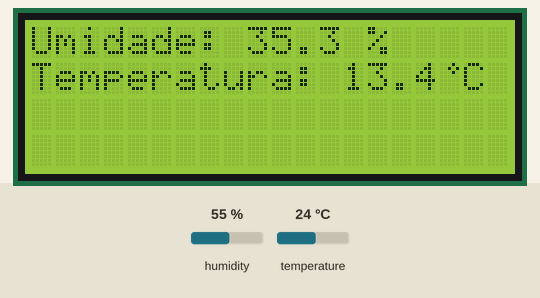
Recording of a sketch running on a simulated Arduino Uno, built with avr-gcc and run on an emulated ATmega328P. Parts: 20×4 character LCD. Inputs (shaded band) come from the test bench; at power-on: humidity 55 %, temperature 24 °C. What the sketch prints to the serial monitor is not drawn.

Above: at 1.2 s.
1.3 s: humidity set to 22 %
At 2.44 s:
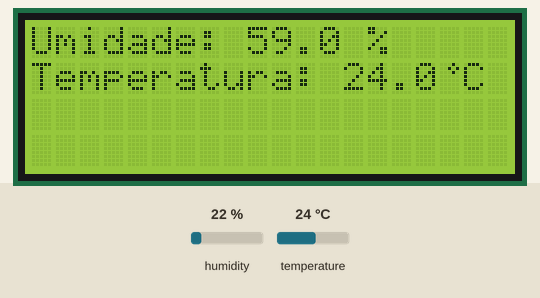
4.0 s: temperature set to 28 °C
At 6.5 s:
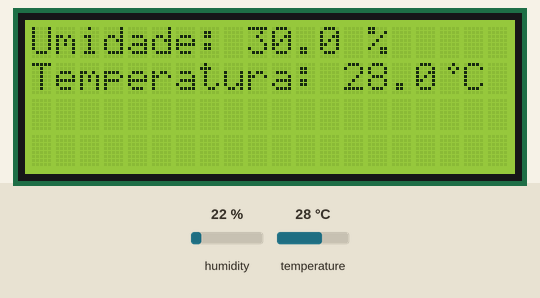
6.7 s: humidity set to 40 %
At 8.43 s:
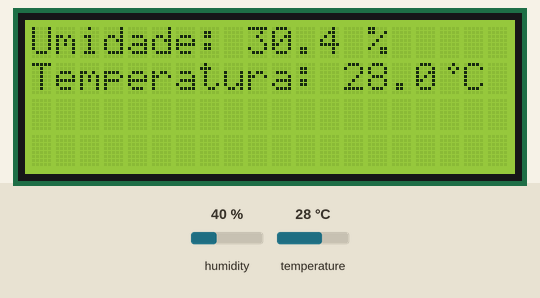
10.0 s: temperature set to 12 °C
At 13.2 s:
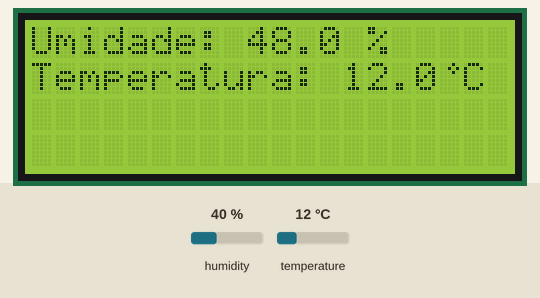
Timing chart, 0 to 13.7 s (numbered marks = the images above; inputs shaded):
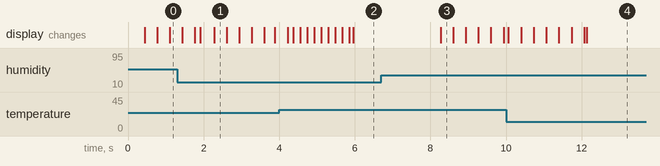

Measured:
- after the input at 4.0 s, the display: first changes after 0.22 s (image 2 shows a later state)
- after the input at 6.7 s, the display: changes after 1.6 s (image 3)
- after the input at 10.0 s, the display: first differs from a run without the input after 0.40 s (image 4 shows a later state)

The sketch:

Termometro_Media.ino
```cpp
#include <DHT.h>
#include <DHT_U.h>
#include <Wire.h>
#include <LiquidCrystal_I2C.h>

LiquidCrystal_I2C lcd(0x27,20,4);  // Criando um LCD de 20x4 no endereço 0x27


byte simboloGraus[8] = {
	0b00010,
	0b00101,
	0b00010,
	0b00000,
	0b00000,
	0b00000,
	0b00000,
	0b00000
};


#define DHTPIN A2
#define DHTTYPE DHT11
#define tv 50 //total de valores
DHT dht(DHTPIN,DHTTYPE);
float u,t; //declaração de umidade(id: 0) e temperatura(id: 1)
float sv[2][tv]; //declaração da temperatura e umidade salvas para media
float mu,mt; //declaração de valores de media

float mediamovel(float alvo, int idalvo);


void setup() {
  u = dht.readHumidity();
  t = dht.readTemperature();
  dht.begin();
  lcd.init();                 // Inicializando o LCD
  lcd.backlight();            // Ligando o BackLight do LCD
  Serial.begin(9600);
  lcd.createChar(0, simboloGraus);
}

void loop() {
    u = dht.readHumidity() +8;
    t = dht.readTemperature();
    mu = mediamovel(u,0);
    mt = mediamovel(t,1);
    Serial.println(mu);
    Serial.println(mt);
    lcd.setCursor(0,0);
    lcd.print("Umidade: ");
    lcd.setCursor(9,0);
    lcd.print(mu,1);
    lcd.print(" %");
    lcd.setCursor(0,1);
    lcd.print("Temperatura: ");
    lcd.setCursor(13,1);
    lcd.print(mt,1);
    //lcd.print(" ");
    lcd.write(byte(0));
    lcd.print("C");
}

float mediamovel(float alvo, int idalvo){

  float soma = 0, media;
  for(int i = tv-1;i>0;i--){
      sv[idalvo][i] = sv[idalvo][i-1];
    }
    sv[idalvo][0] = alvo;
    for(int i = 0;i<tv;i++){

      soma += sv[idalvo][i];

    }

    media = soma/tv;
    return media;


}
```
